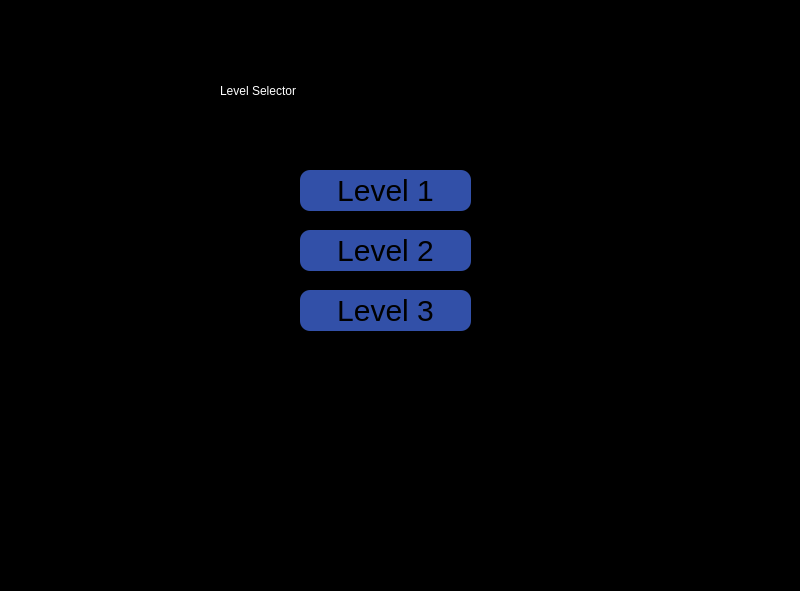
<?xml version="1.0" encoding="UTF-8"?>
<ui version="4.0">
 <class>MainWindow</class>
 <widget class="QMainWindow" name="MainWindow">
  <property name="geometry">
   <rect>
    <x>0</x>
    <y>0</y>
    <width>800</width>
    <height>591</height>
   </rect>
  </property>
  <property name="windowTitle">
   <string>MainWindow</string>
  </property>
  <property name="styleSheet">
   <string notr="true">background-color: rgb(0, 0, 0);</string>
  </property>
  <widget class="QWidget" name="centralwidget">
   <widget class="QPushButton" name="playButton">
    <property name="geometry">
     <rect>
      <x>300</x>
      <y>170</y>
      <width>171</width>
      <height>41</height>
     </rect>
    </property>
    <property name="styleSheet">
     <string notr="true">QPushButton{
	background-Color: #3250a8;
	border-radius: 10px;
	font-size: 30px;
	font: 25pt &quot;Georgia&quot;;
}

QPushButton:Hover{
	background-Color: #4b72e3;
	border-radius: 10px;
}</string>
    </property>
    <property name="text">
     <string>Level 1</string>
    </property>
   </widget>
   <widget class="QPushButton" name="settingButton">
    <property name="geometry">
     <rect>
      <x>300</x>
      <y>230</y>
      <width>171</width>
      <height>41</height>
     </rect>
    </property>
    <property name="styleSheet">
     <string notr="true">QPushButton{
	background-Color: #3250a8;
	border-radius: 10px;
	font-size: 30px;
	font: 25pt &quot;Georgia&quot;;
}

QPushButton:Hover{
	background-Color: #4b72e3;
	border-radius: 10px;
}</string>
    </property>
    <property name="text">
     <string>Level 2</string>
    </property>
   </widget>
   <widget class="QPushButton" name="settingButton_2">
    <property name="geometry">
     <rect>
      <x>300</x>
      <y>290</y>
      <width>171</width>
      <height>41</height>
     </rect>
    </property>
    <property name="styleSheet">
     <string notr="true">QPushButton{
	background-Color: #3250a8;
	border-radius: 10px;
	font-size: 30px;
	font: 25pt &quot;Georgia&quot;;
}

QPushButton:Hover{
	background-Color: #4b72e3;
	border-radius: 10px;
}</string>
    </property>
    <property name="text">
     <string>Level 3</string>
    </property>
   </widget>
   <widget class="QLabel" name="title">
    <property name="geometry">
     <rect>
      <x>220</x>
      <y>60</y>
      <width>331</width>
      <height>61</height>
     </rect>
    </property>
    <property name="styleSheet">
     <string notr="true">font: 36pt &quot;Georgia&quot;;
color: rgb(255, 255, 255);</string>
    </property>
    <property name="text">
     <string>Level Selector</string>
    </property>
   </widget>
  </widget>
  <widget class="QMenuBar" name="menubar">
   <property name="geometry">
    <rect>
     <x>0</x>
     <y>0</y>
     <width>800</width>
     <height>21</height>
    </rect>
   </property>
  </widget>
  <widget class="QStatusBar" name="statusbar"/>
 </widget>
 <resources/>
 <connections/>
</ui>
